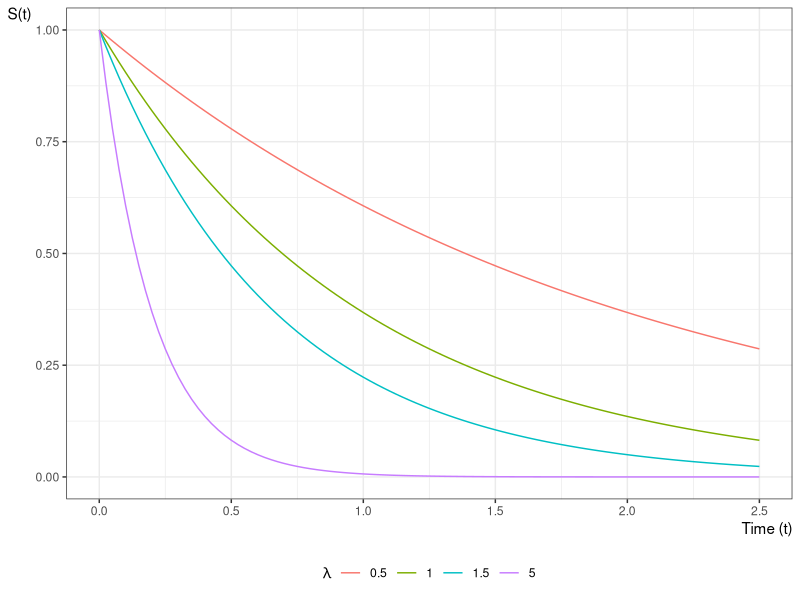
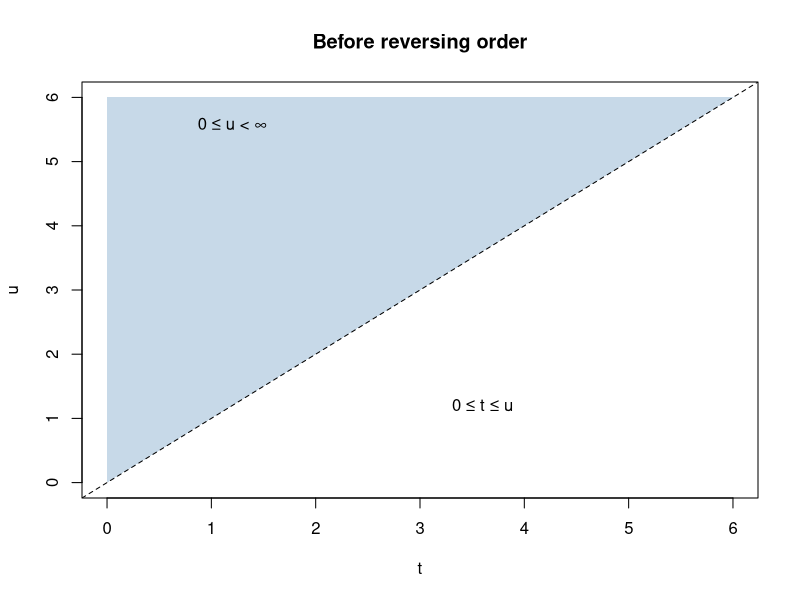
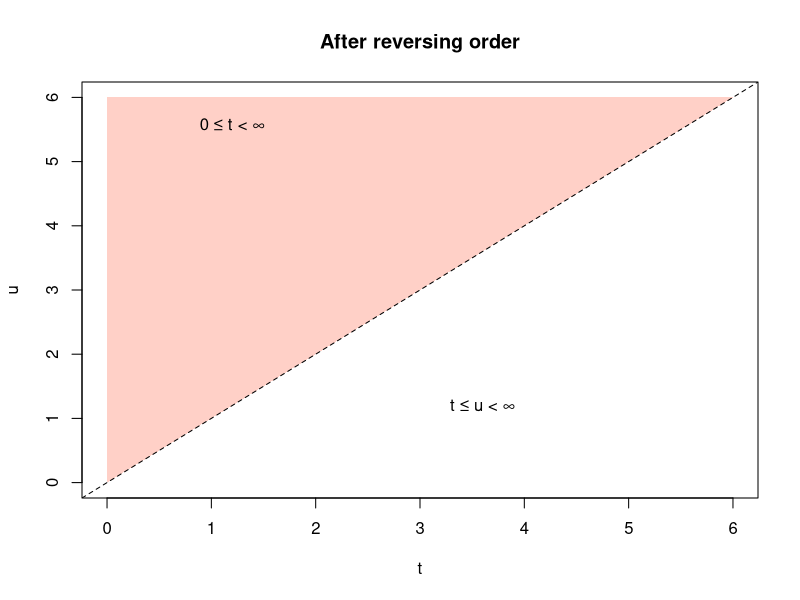

The R source for these figures, in order:
## ---- chunk 1
#| fig-cap: "Exponential Survival Functions"
#| label: fig-exp-survfuns
library(ggplot2)
ggplot() +
  geom_function(
    aes(col = "0.5"),
    fun = pexp,
    args = list(lower.tail = FALSE, rate = 0.5)
  ) +
  geom_function(
    aes(col = "1"),
    fun = pexp,
    args = list(lower.tail = FALSE, rate = 1)
  ) +
  geom_function(
    aes(col = "1.5"),
    fun = pexp,
    args = list(lower.tail = FALSE, rate = 1.5)
  ) +
  geom_function(
    aes(col = "5"),
    fun = pexp,
    args = list(lower.tail = FALSE, rate = 5)
  ) +
  theme_bw() +
  ylab("S(t)") +
  guides(col = guide_legend(title = expr(lambda))) +
  xlab("Time (t)") +
  xlim(0, 2.5) +
  theme(
    legend.position = "bottom",
    axis.title.x =
      element_text(
        angle = 0,
        vjust = 1,
        hjust = 1
      ),
    axis.title.y =
      element_text(
        angle = 0,
        vjust = 1,
        hjust = 1
      )
  )
## ---- chunk 2
#| code-fold: true
u_max <- 6

old_par <- par(mfrow = c(1, 2), mar = c(4, 4, 2, 1))
on.exit(par(old_par), add = TRUE)

plot(
  NA,
  xlim = c(0, u_max),
  ylim = c(0, u_max),
  xlab = "t",
  ylab = "u",
  main = "Before reversing order"
)
polygon(
  x = c(0, u_max, 0),
  y = c(0, u_max, u_max),
  col = grDevices::adjustcolor("steelblue", alpha.f = 0.3),
  border = NA
)
abline(a = 0, b = 1, lty = 2)
text(x = 0.6 * u_max, y = 0.2 * u_max, labels = "0 ≤ t ≤ u")
text(x = 0.2 * u_max, y = 0.93 * u_max, labels = "0 ≤ u < ∞")

plot(
  NA,
  xlim = c(0, u_max),
  ylim = c(0, u_max),
  xlab = "t",
  ylab = "u",
  main = "After reversing order"
)
polygon(
  x = c(0, u_max, 0),
  y = c(0, u_max, u_max),
  col = grDevices::adjustcolor("tomato", alpha.f = 0.3),
  border = NA
)
abline(a = 0, b = 1, lty = 2)
text(x = 0.2 * u_max, y = 0.93 * u_max, labels = "0 ≤ t < ∞")
text(x = 0.6 * u_max, y = 0.2 * u_max, labels = "t ≤ u < ∞")
